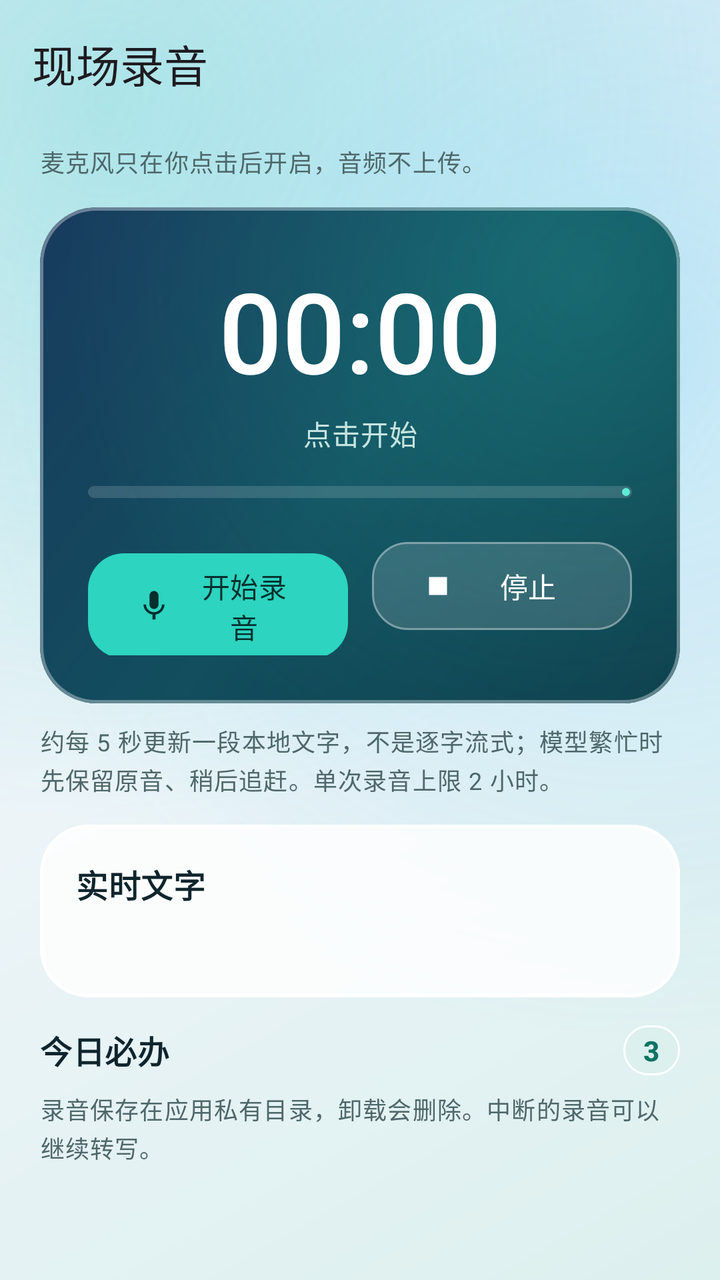
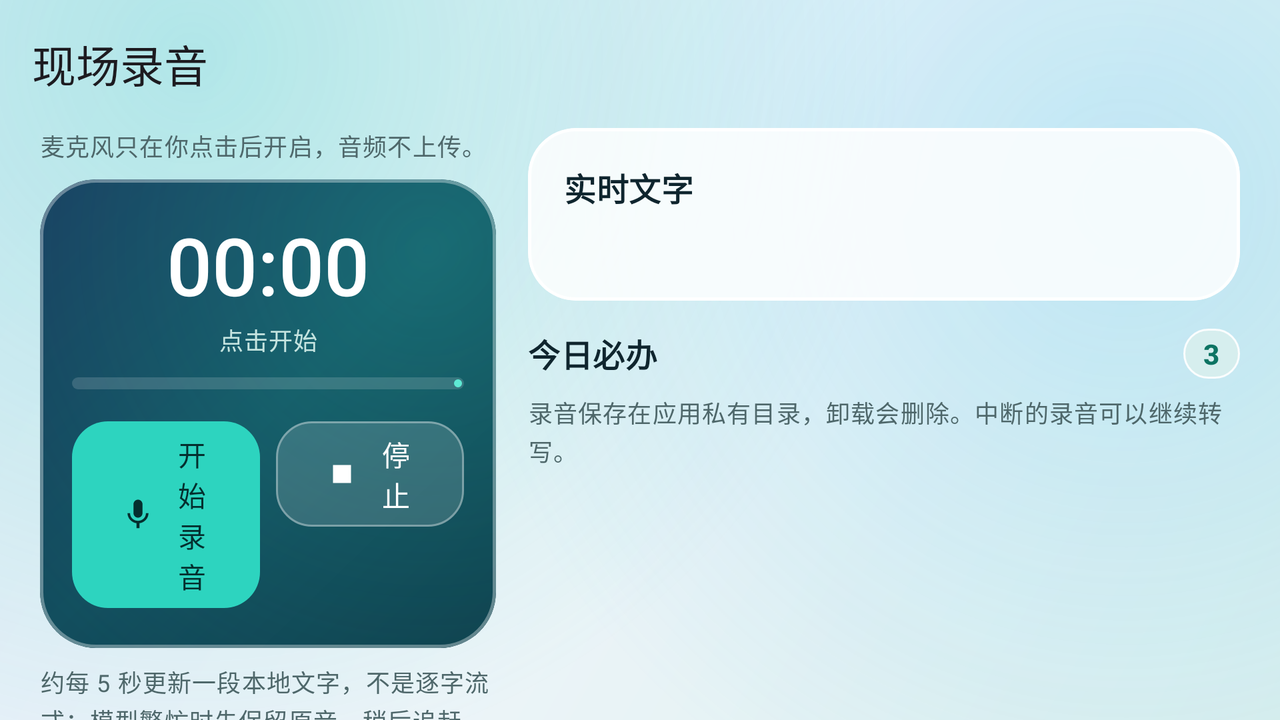

Two renders of one Android screen. The first uses the default layout on a phone; the second uses the alternative layout the repository ships for a different screen configuration, on a matching device. The two XML files are below.
<!-- AndroidManifest.xml: application theme AppTheme -->
<!-- res/layout/activity_microphone.xml -->
<?xml version="1.0" encoding="utf-8"?>
<androidx.coordinatorlayout.widget.CoordinatorLayout xmlns:android="http://schemas.android.com/apk/res/android"
    xmlns:app="http://schemas.android.com/apk/res-auto"
    android:id="@+id/root"
    android:layout_width="match_parent"
    android:layout_height="match_parent"
    android:background="@drawable/bg_app_canvas">

    <com.google.android.material.appbar.AppBarLayout
        android:id="@+id/appbar"
        android:layout_width="match_parent"
        android:layout_height="wrap_content"
        android:background="@android:color/transparent"
        app:liftOnScroll="true">

        <com.google.android.material.appbar.MaterialToolbar
            android:id="@+id/toolbar"
            style="@style/Toolbar"
            android:layout_width="match_parent"
            android:layout_height="?attr/actionBarSize"
            app:title="现场录音" />
    </com.google.android.material.appbar.AppBarLayout>

    <LinearLayout
        android:id="@+id/body"
        android:layout_width="match_parent"
        android:layout_height="match_parent"
        android:orientation="vertical"
        app:layout_behavior="@string/appbar_scrolling_view_behavior">

        <LinearLayout
            android:id="@+id/panel"
            android:layout_width="match_parent"
            android:layout_height="wrap_content"
            android:orientation="vertical"
            android:paddingHorizontal="@dimen/page_padding"
            android:paddingTop="8dp"
            android:paddingBottom="8dp">

            <TextView
                android:id="@+id/tvSubtitle"
                style="@style/Text.Muted"
                android:layout_width="match_parent"
                android:layout_height="wrap_content"
                android:text="麦克风只在你点击后开启，音频不上传。" />

            <com.google.android.material.card.MaterialCardView
                android:id="@+id/cardControls"
                style="@style/Card.Hero"
                android:layout_width="match_parent"
                android:layout_height="wrap_content"
                android:layout_marginTop="14dp">

                <LinearLayout
                    android:layout_width="match_parent"
                    android:layout_height="wrap_content"
                    android:background="@drawable/bg_glass_hero"
                    android:gravity="center_horizontal"
                    android:orientation="vertical"
                    android:padding="24dp">

                    <TextView
                        android:id="@+id/tvTimer"
                        android:layout_width="wrap_content"
                        android:layout_height="wrap_content"
                        android:fontFamily="sans-serif-medium"
                        android:textColor="@color/hero_on"
                        android:textSize="56sp"
                        android:text="00:00" />

                    <TextView
                        android:id="@+id/tvStatus"
                        android:layout_width="match_parent"
                        android:layout_height="wrap_content"
                        android:layout_marginTop="4dp"
                        android:gravity="center"
                        android:textAppearance="?attr/textAppearanceBodyMedium"
                        android:textColor="@color/hero_muted"
                        android:text="点击开始" />

                    <com.google.android.material.progressindicator.LinearProgressIndicator
                        android:id="@+id/level"
                        android:layout_width="match_parent"
                        android:layout_height="wrap_content"
                        android:layout_marginTop="16dp"
                        android:max="100"
                        app:indicatorColor="@color/hero_accent"
                        app:trackColor="@color/hero_button_soft"
                        app:trackCornerRadius="3dp"
                        app:trackThickness="6dp" />

                    <LinearLayout
                        android:layout_width="match_parent"
                        android:layout_height="wrap_content"
                        android:layout_marginTop="18dp"
                        android:orientation="horizontal">

                        <com.google.android.material.button.MaterialButton
                            android:id="@+id/btnStart"
                            style="@style/Button.Hero"
                            android:layout_width="0dp"
                            android:layout_height="wrap_content"
                            android:layout_marginEnd="6dp"
                            android:layout_weight="1"
                            app:icon="@drawable/ic_mic"
                            android:text="开始录音" />

                        <com.google.android.material.button.MaterialButton
                            android:id="@+id/btnStop"
                            style="@style/Button.HeroSoft"
                            android:layout_width="0dp"
                            android:layout_height="wrap_content"
                            android:layout_marginStart="6dp"
                            android:layout_weight="1"
                            app:icon="@drawable/ic_stop"
                            android:text="停止" />
                    </LinearLayout>
                </LinearLayout>
            </com.google.android.material.card.MaterialCardView>

            <TextView
                android:id="@+id/tvHint"
                style="@style/Text.Muted"
                android:layout_width="match_parent"
                android:layout_height="wrap_content"
                android:layout_marginTop="10dp"
                android:text="约每 5 秒更新一段本地文字，不是逐字流式；模型繁忙时先保留原音、稍后追赶。单次录音上限 2 小时。" />
        </LinearLayout>

        <androidx.core.widget.NestedScrollView
            android:id="@+id/scroll"
            android:layout_width="match_parent"
            android:layout_height="0dp"
            android:layout_weight="1"
            android:clipToPadding="false">

            <LinearLayout
                android:layout_width="match_parent"
                android:layout_height="wrap_content"
                android:orientation="vertical"
                android:paddingHorizontal="@dimen/page_padding"
                android:paddingBottom="24dp">

                <com.google.android.material.card.MaterialCardView
                    android:id="@+id/cardTranscript"
                    style="@style/Card"
                    android:layout_width="match_parent"
                    android:layout_height="wrap_content"
                    android:layout_marginTop="6dp">

                    <LinearLayout
                        android:layout_width="match_parent"
                        android:layout_height="wrap_content"
                        android:orientation="vertical"
                        android:padding="@dimen/card_padding">

                        <TextView
                            android:id="@+id/tvLiveTitle"
                            style="@style/Text.SectionTitle"
                            android:layout_width="match_parent"
                            android:layout_height="wrap_content"
                            android:text="实时文字" />

                        <TextView
                            android:id="@+id/tvTranscript"
                            style="@style/Text.Body"
                            android:layout_width="match_parent"
                            android:layout_height="wrap_content"
                            android:layout_marginTop="8dp"
                            android:textIsSelectable="true"
                            android:text="" />
                    </LinearLayout>
                </com.google.android.material.card.MaterialCardView>

                <LinearLayout
                    android:id="@+id/sectionHistory"
                    android:layout_width="match_parent"
                    android:layout_height="wrap_content"
                    android:orientation="vertical">

                    <include
                        android:id="@+id/headerHistory"
                        layout="@layout/item_section_header" />

                    <LinearLayout
                        android:id="@+id/listHistory"
                        android:layout_width="match_parent"
                        android:layout_height="wrap_content"
                        android:orientation="vertical" />

                    <TextView
                        style="@style/Text.Muted"
                        android:layout_width="match_parent"
                        android:layout_height="wrap_content"
                        android:text="录音保存在应用私有目录，卸载会删除。中断的录音可以继续转写。" />
                </LinearLayout>
            </LinearLayout>
        </androidx.core.widget.NestedScrollView>
    </LinearLayout>
</androidx.coordinatorlayout.widget.CoordinatorLayout>
<!-- res/layout/item_section_header.xml (included above) -->
<?xml version="1.0" encoding="utf-8"?>
<LinearLayout xmlns:android="http://schemas.android.com/apk/res/android"
    android:layout_width="match_parent"
    android:layout_height="wrap_content"
    android:gravity="center_vertical"
    android:orientation="horizontal"
    android:paddingTop="14dp"
    android:paddingBottom="8dp">

    <TextView
        android:id="@+id/tvTitle"
        style="@style/Text.SectionTitle"
        android:layout_width="0dp"
        android:layout_height="wrap_content"
        android:layout_weight="1"
        android:text="今日必办" />

    <TextView
        android:id="@+id/tvCount"
        style="@style/Text.Label"
        android:layout_width="wrap_content"
        android:layout_height="wrap_content"
        android:background="@drawable/bg_glass_badge"
        android:paddingHorizontal="10dp"
        android:paddingVertical="3dp"
        android:text="3"
        android:textColor="?attr/colorPrimary"
        android:textStyle="bold" />
</LinearLayout>
<!-- resources referenced by this layout -->
<resources>
  <color name="hero_accent">#5EEAD4</color>
  <color name="hero_button_soft">#26FFFFFF</color>
  <color name="hero_muted">#C5E4E0</color>
  <color name="hero_on">#FFFFFF</color>
  <dimen name="card_padding">18dp</dimen>
  <dimen name="page_padding">20dp</dimen>
  <style name="Text.Body" parent="TextAppearance.Material3.BodyMedium">
          <item name="android:textColor">?attr/colorOnSurface</item>
          <item name="android:lineSpacingMultiplier">1.28</item>
      </style>
  <style name="Text.Label" parent="TextAppearance.Material3.LabelLarge">
          <item name="android:textColor">?attr/colorOnSurfaceVariant</item>
      </style>
  <style name="Text.SectionTitle" parent="TextAppearance.Material3.TitleMedium">
          <item name="android:textColor">?attr/colorOnSurface</item>
          <item name="android:textStyle">bold</item>
      </style>
  <color name="canvas_start">#DCF0EE</color>
  <color name="canvas_mid">#ECF4F8</color>
  <color name="canvas_end">#E1ECF8</color>
  <color name="canvas_orb_teal">#472DD4BF</color>
  <color name="canvas_orb_sky">#3838BDF8</color>
  <color name="glass_tonal_bg">#C7DBF0EE</color>
  <color name="glass_tonal_stroke">#E6FFFFFF</color>
  <color name="hero_background">#0D3B49</color>
  <color name="hero_mid">#124E5E</color>
  <color name="hero_end">#183B5E</color>
  <color name="hero_glow">#382DD4BF</color>
  <color name="hero_button">#2DD4BF</color>
  <color name="hero_button_on">#042F2E</color>
  <color name="hero_stroke">#59FFFFFF</color>
  <color name="glass_card_bg">#D4FFFFFF</color>
  <color name="glass_card_stroke">#F2FFFFFF</color>
  <color name="md_primary">#0D7463</color>
  <color name="md_on_primary">#FFFFFF</color>
  <color name="md_primary_container">#BCECE2</color>
  <color name="md_on_primary_container">#00201A</color>
  <color name="md_secondary">#3E6362</color>
  <color name="md_on_secondary">#FFFFFF</color>
  <color name="md_secondary_container">#CBE7E6</color>
  <color name="md_on_secondary_container">#051F1F</color>
  <color name="md_tertiary">#8A5A00</color>
  <color name="md_on_tertiary">#FFFFFF</color>
  <color name="md_tertiary_container">#FFDEA6</color>
  <color name="md_on_tertiary_container">#2B1900</color>
  <color name="md_error">#BA1A1A</color>
  <color name="md_on_error">#FFFFFF</color>
  <color name="md_error_container">#FFDAD6</color>
  <color name="md_on_error_container">#410002</color>
  <color name="md_background">#ECF3F4</color>
  <color name="md_on_background">#0F252E</color>
  <color name="md_surface">#ECF3F4</color>
  <color name="md_on_surface">#0F252E</color>
  <color name="md_surface_variant">#DAE6E6</color>
  <color name="md_on_surface_variant">#4E676A</color>
  <color name="md_outline">#688284</color>
  <color name="md_outline_variant">#BDD0D1</color>
  <color name="md_surface_container_lowest">#FFFFFF</color>
  <color name="md_surface_container_low">#EBF3F4</color>
  <color name="md_surface_container">#E2ECEE</color>
  <color name="md_surface_container_high">#D9E6E8</color>
  <color name="md_surface_container_highest">#D0DFE2</color>
  <color name="md_inverse_surface">#182A32</color>
  <color name="md_inverse_on_surface">#EAF4F4</color>
  <color name="md_inverse_primary">#5EEAD4</color>
  <style name="AppDialog" parent="ThemeOverlay.Material3.MaterialAlertDialog">
          <item name="shapeAppearanceOverlay">@style/Shape.Dialog</item>
      </style>
  <style name="AppBottomSheet" parent="ThemeOverlay.Material3.BottomSheetDialog">
          <item name="bottomSheetStyle">@style/AppBottomSheetStyle</item>
      </style>
  <style name="Shape.Dialog" parent="">
          <item name="cornerFamily">rounded</item>
          <item name="cornerSize">26dp</item>
      </style>
  <style name="Shape.Sheet" parent="">
          <item name="cornerFamily">rounded</item>
          <item name="cornerSizeTopLeft">28dp</item>
          <item name="cornerSizeTopRight">28dp</item>
      </style>
  <!-- some entries are left out for length -->
</resources>
<!-- res/layout-land/activity_microphone.xml (the repository's variant of the layout above) -->
<!-- drawn on the phone turned sideways -->
<?xml version="1.0" encoding="utf-8"?>
<androidx.coordinatorlayout.widget.CoordinatorLayout xmlns:android="http://schemas.android.com/apk/res/android"
    xmlns:app="http://schemas.android.com/apk/res-auto"
    android:id="@+id/root"
    android:layout_width="match_parent"
    android:layout_height="match_parent"
    android:background="@drawable/bg_app_canvas">

    <com.google.android.material.appbar.AppBarLayout
        android:id="@+id/appbar"
        android:layout_width="match_parent"
        android:layout_height="wrap_content"
        android:background="@android:color/transparent"
        app:liftOnScroll="true">

        <com.google.android.material.appbar.MaterialToolbar
            android:id="@+id/toolbar"
            style="@style/Toolbar"
            android:layout_width="match_parent"
            android:layout_height="?attr/actionBarSize"
            app:title="现场录音" />
    </com.google.android.material.appbar.AppBarLayout>

    <LinearLayout
        android:id="@+id/body"
        android:layout_width="match_parent"
        android:layout_height="match_parent"
        android:baselineAligned="false"
        android:orientation="horizontal"
        app:layout_behavior="@string/appbar_scrolling_view_behavior">

        <androidx.core.widget.NestedScrollView
            android:layout_width="0dp"
            android:layout_height="match_parent"
            android:layout_weight="2"
            android:clipToPadding="false">

            <LinearLayout
                android:id="@+id/panel"
                android:layout_width="match_parent"
                android:layout_height="wrap_content"
                android:orientation="vertical"
                android:paddingStart="@dimen/page_padding"
                android:paddingEnd="8dp"
                android:paddingBottom="12dp">

                <TextView
                    android:id="@+id/tvSubtitle"
                    style="@style/Text.Muted"
                    android:layout_width="match_parent"
                    android:layout_height="wrap_content"
                    android:text="麦克风只在你点击后开启，音频不上传。" />

                <com.google.android.material.card.MaterialCardView
                    android:id="@+id/cardControls"
                    style="@style/Card.Hero"
                    android:layout_width="match_parent"
                    android:layout_height="wrap_content"
                    android:layout_marginTop="8dp">

                    <LinearLayout
                        android:layout_width="match_parent"
                        android:layout_height="wrap_content"
                        android:background="@drawable/bg_glass_hero"
                        android:gravity="center_horizontal"
                        android:orientation="vertical"
                        android:padding="16dp">

                        <TextView
                            android:id="@+id/tvTimer"
                            android:layout_width="wrap_content"
                            android:layout_height="wrap_content"
                            android:fontFamily="sans-serif-medium"
                            android:textColor="@color/hero_on"
                            android:textSize="40sp"
                            android:text="00:00" />

                        <TextView
                            android:id="@+id/tvStatus"
                            android:layout_width="match_parent"
                            android:layout_height="wrap_content"
                            android:layout_marginTop="2dp"
                            android:gravity="center"
                            android:textAppearance="?attr/textAppearanceBodySmall"
                            android:textColor="@color/hero_muted"
                            android:text="点击开始" />

                        <com.google.android.material.progressindicator.LinearProgressIndicator
                            android:id="@+id/level"
                            android:layout_width="match_parent"
                            android:layout_height="wrap_content"
                            android:layout_marginTop="10dp"
                            android:max="100"
                            app:indicatorColor="@color/hero_accent"
                            app:trackColor="@color/hero_button_soft"
                            app:trackCornerRadius="3dp"
                            app:trackThickness="6dp" />

                        <LinearLayout
                            android:layout_width="match_parent"
                            android:layout_height="wrap_content"
                            android:layout_marginTop="12dp"
                            android:orientation="horizontal">

                            <com.google.android.material.button.MaterialButton
                                android:id="@+id/btnStart"
                                style="@style/Button.Hero"
                                android:layout_width="0dp"
                                android:layout_height="wrap_content"
                                android:layout_marginEnd="4dp"
                                android:layout_weight="1"
                                app:icon="@drawable/ic_mic"
                                android:text="开始录音" />

                            <com.google.android.material.button.MaterialButton
                                android:id="@+id/btnStop"
                                style="@style/Button.HeroSoft"
                                android:layout_width="0dp"
                                android:layout_height="wrap_content"
                                android:layout_marginStart="4dp"
                                android:layout_weight="1"
                                app:icon="@drawable/ic_stop"
                                android:text="停止" />
                        </LinearLayout>
                    </LinearLayout>
                </com.google.android.material.card.MaterialCardView>

                <TextView
                    android:id="@+id/tvHint"
                    style="@style/Text.Muted"
                    android:layout_width="match_parent"
                    android:layout_height="wrap_content"
                    android:layout_marginTop="8dp"
                    android:text="约每 5 秒更新一段本地文字，不是逐字流式；模型繁忙时先保留原音、稍后追赶。单次录音上限 2 小时。" />
            </LinearLayout>
        </androidx.core.widget.NestedScrollView>

        <androidx.core.widget.NestedScrollView
            android:id="@+id/scroll"
            android:layout_width="0dp"
            android:layout_height="match_parent"
            android:layout_weight="3"
            android:clipToPadding="false">

            <LinearLayout
                android:layout_width="match_parent"
                android:layout_height="wrap_content"
                android:orientation="vertical"
                android:paddingStart="8dp"
                android:paddingEnd="@dimen/page_padding"
                android:paddingBottom="24dp">

                <com.google.android.material.card.MaterialCardView
                    android:id="@+id/cardTranscript"
                    style="@style/Card"
                    android:layout_width="match_parent"
                    android:layout_height="wrap_content">

                    <LinearLayout
                        android:layout_width="match_parent"
                        android:layout_height="wrap_content"
                        android:orientation="vertical"
                        android:padding="@dimen/card_padding">

                        <TextView
                            android:id="@+id/tvLiveTitle"
                            style="@style/Text.SectionTitle"
                            android:layout_width="match_parent"
                            android:layout_height="wrap_content"
                            android:text="实时文字" />

                        <TextView
                            android:id="@+id/tvTranscript"
                            style="@style/Text.Body"
                            android:layout_width="match_parent"
                            android:layout_height="wrap_content"
                            android:layout_marginTop="8dp"
                            android:textIsSelectable="true"
                            android:text="" />
                    </LinearLayout>
                </com.google.android.material.card.MaterialCardView>

                <LinearLayout
                    android:id="@+id/sectionHistory"
                    android:layout_width="match_parent"
                    android:layout_height="wrap_content"
                    android:orientation="vertical">

                    <include
                        android:id="@+id/headerHistory"
                        layout="@layout/item_section_header" />

                    <LinearLayout
                        android:id="@+id/listHistory"
                        android:layout_width="match_parent"
                        android:layout_height="wrap_content"
                        android:orientation="vertical" />

                    <TextView
                        style="@style/Text.Muted"
                        android:layout_width="match_parent"
                        android:layout_height="wrap_content"
                        android:text="录音保存在应用私有目录，卸载会删除。中断的录音可以继续转写。" />
                </LinearLayout>
            </LinearLayout>
        </androidx.core.widget.NestedScrollView>
    </LinearLayout>
</androidx.coordinatorlayout.widget.CoordinatorLayout>
